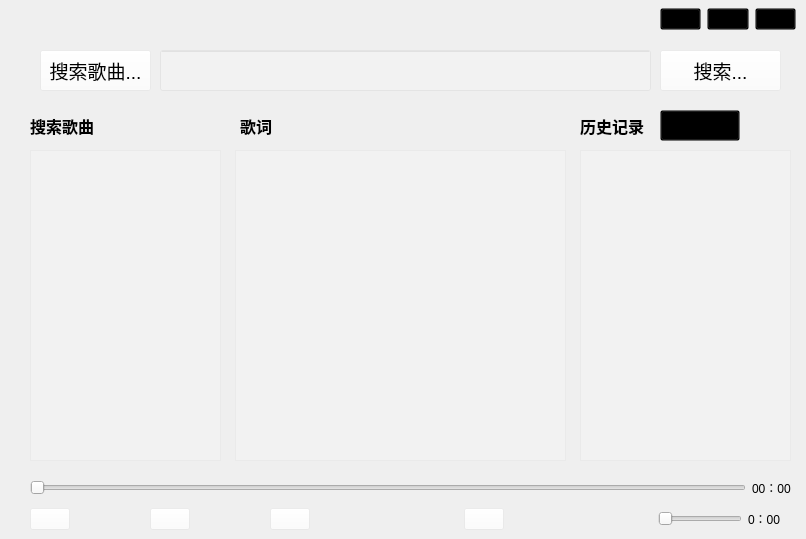
<?xml version="1.0" encoding="UTF-8"?>
<ui version="4.0">
 <class>MianWidget</class>
 <widget class="QWidget" name="MianWidget">
  <property name="geometry">
   <rect>
    <x>0</x>
    <y>0</y>
    <width>806</width>
    <height>539</height>
   </rect>
  </property>
  <property name="windowTitle">
   <string>MianWidget</string>
  </property>
  <property name="styleSheet">
   <string notr="true"/>
  </property>
  <widget class="QWidget" name="layoutWidget">
   <property name="geometry">
    <rect>
     <x>660</x>
     <y>0</y>
     <width>136</width>
     <height>38</height>
    </rect>
   </property>
   <property name="cursor">
    <cursorShape>PointingHandCursor</cursorShape>
   </property>
   <property name="styleSheet">
    <string notr="true">color: black;
background-color:transparent;</string>
   </property>
   <layout class="QHBoxLayout" name="horizontalLayout">
    <item>
     <widget class="QPushButton" name="pushButton_About">
      <property name="cursor">
       <cursorShape>PointingHandCursor</cursorShape>
      </property>
      <property name="styleSheet">
       <string notr="true">color: black;
background-color:transparent;</string>
      </property>
      <property name="text">
       <string/>
      </property>
      <property name="icon">
       <iconset theme="QIcon::ThemeIcon::FormatJustifyLeft"/>
      </property>
      <property name="iconSize">
       <size>
        <width>32</width>
        <height>32</height>
       </size>
      </property>
     </widget>
    </item>
    <item>
     <widget class="QPushButton" name="pushButton_Skin">
      <property name="cursor">
       <cursorShape>PointingHandCursor</cursorShape>
      </property>
      <property name="styleSheet">
       <string notr="true">color: black;
background-color:transparent;</string>
      </property>
      <property name="text">
       <string/>
      </property>
      <property name="icon">
       <iconset theme="QIcon::ThemeIcon::AddressBookNew"/>
      </property>
      <property name="iconSize">
       <size>
        <width>32</width>
        <height>32</height>
       </size>
      </property>
     </widget>
    </item>
    <item>
     <widget class="QPushButton" name="pushButton_Close">
      <property name="cursor">
       <cursorShape>PointingHandCursor</cursorShape>
      </property>
      <property name="styleSheet">
       <string notr="true">color: black;
background-color:transparent;</string>
      </property>
      <property name="text">
       <string/>
      </property>
      <property name="icon">
       <iconset theme="QIcon::ThemeIcon::ApplicationExit"/>
      </property>
      <property name="iconSize">
       <size>
        <width>32</width>
        <height>32</height>
       </size>
      </property>
     </widget>
    </item>
   </layout>
  </widget>
  <widget class="QPushButton" name="pushButton_Name">
   <property name="geometry">
    <rect>
     <x>40</x>
     <y>50</y>
     <width>111</width>
     <height>41</height>
    </rect>
   </property>
   <property name="font">
    <font>
     <pointsize>14</pointsize>
    </font>
   </property>
   <property name="styleSheet">
    <string notr="true">color: black;
background-color: rgba(255, 255, 255, 50);  /* 设置背景为白色半透明 */
</string>
   </property>
   <property name="text">
    <string>搜索歌曲...</string>
   </property>
  </widget>
  <widget class="QLineEdit" name="lineEdit_Search">
   <property name="geometry">
    <rect>
     <x>160</x>
     <y>50</y>
     <width>491</width>
     <height>41</height>
    </rect>
   </property>
   <property name="styleSheet">
    <string notr="true">color: black;
background-color: rgba(255, 255, 255, 50);  /* 设置背景为白色半透明 */
</string>
   </property>
  </widget>
  <widget class="QPushButton" name="pushButton_Search">
   <property name="geometry">
    <rect>
     <x>660</x>
     <y>50</y>
     <width>121</width>
     <height>41</height>
    </rect>
   </property>
   <property name="font">
    <font>
     <pointsize>14</pointsize>
    </font>
   </property>
   <property name="styleSheet">
    <string notr="true">color: black;
background-color: rgba(255, 255, 255, 50);  /* 设置背景为白色半透明 */
</string>
   </property>
   <property name="text">
    <string>搜索...</string>
   </property>
  </widget>
  <widget class="QListWidget" name="listWidget_Search">
   <property name="geometry">
    <rect>
     <x>30</x>
     <y>150</y>
     <width>191</width>
     <height>311</height>
    </rect>
   </property>
   <property name="styleSheet">
    <string notr="true">color: black;
background-color: rgba(255, 255, 255, 50);  /* 设置背景为白色半透明 */
</string>
   </property>
  </widget>
  <widget class="QLabel" name="label">
   <property name="geometry">
    <rect>
     <x>30</x>
     <y>110</y>
     <width>111</width>
     <height>31</height>
    </rect>
   </property>
   <property name="font">
    <font>
     <pointsize>12</pointsize>
     <bold>true</bold>
    </font>
   </property>
   <property name="styleSheet">
    <string notr="true">color: black;
background-color: transparent;</string>
   </property>
   <property name="text">
    <string>搜索歌曲</string>
   </property>
  </widget>
  <widget class="QTextBrowser" name="textBrowser_Lyric">
   <property name="geometry">
    <rect>
     <x>235</x>
     <y>150</y>
     <width>331</width>
     <height>311</height>
    </rect>
   </property>
   <property name="styleSheet">
    <string notr="true">color: black;
background-color: rgba(255, 255, 255, 50);  /* 设置背景为白色半透明 */
</string>
   </property>
   <property name="html">
    <string>&lt;!DOCTYPE HTML PUBLIC &quot;-//W3C//DTD HTML 4.0//EN&quot; &quot;http://www.w3.org/TR/REC-html40/strict.dtd&quot;&gt;
&lt;html&gt;&lt;head&gt;&lt;meta name=&quot;qrichtext&quot; content=&quot;1&quot; /&gt;&lt;meta charset=&quot;utf-8&quot; /&gt;&lt;style type=&quot;text/css&quot;&gt;
p, li { white-space: pre-wrap; }
hr { height: 1px; border-width: 0; }
li.unchecked::marker { content: &quot;\2610&quot;; }
li.checked::marker { content: &quot;\2612&quot;; }
&lt;/style&gt;&lt;/head&gt;&lt;body style=&quot; font-family:'Microsoft YaHei UI'; font-size:9pt; font-weight:400; font-style:normal;&quot;&gt;
&lt;p style=&quot;-qt-paragraph-type:empty; margin-top:0px; margin-bottom:0px; margin-left:0px; margin-right:0px; -qt-block-indent:0; text-indent:0px;&quot;&gt;&lt;br /&gt;&lt;/p&gt;&lt;/body&gt;&lt;/html&gt;</string>
   </property>
  </widget>
  <widget class="QListWidget" name="listWidget_History">
   <property name="geometry">
    <rect>
     <x>580</x>
     <y>150</y>
     <width>211</width>
     <height>311</height>
    </rect>
   </property>
   <property name="styleSheet">
    <string notr="true">color: black;
background-color: rgba(255, 255, 255, 50);  /* 设置背景为白色半透明 */
</string>
   </property>
  </widget>
  <widget class="QLabel" name="label_2">
   <property name="geometry">
    <rect>
     <x>240</x>
     <y>110</y>
     <width>101</width>
     <height>31</height>
    </rect>
   </property>
   <property name="font">
    <font>
     <pointsize>12</pointsize>
     <bold>true</bold>
    </font>
   </property>
   <property name="styleSheet">
    <string notr="true">color: black;
background-color: transparent;</string>
   </property>
   <property name="text">
    <string>歌词</string>
   </property>
  </widget>
  <widget class="QLabel" name="label_3">
   <property name="geometry">
    <rect>
     <x>580</x>
     <y>110</y>
     <width>101</width>
     <height>31</height>
    </rect>
   </property>
   <property name="font">
    <font>
     <pointsize>12</pointsize>
     <bold>true</bold>
    </font>
   </property>
   <property name="styleSheet">
    <string notr="true">color: black;
background-color: transparent;</string>
   </property>
   <property name="text">
    <string>历史记录</string>
   </property>
  </widget>
  <widget class="QWidget" name="layoutWidget">
   <property name="geometry">
    <rect>
     <x>30</x>
     <y>500</y>
     <width>751</width>
     <height>38</height>
    </rect>
   </property>
   <layout class="QHBoxLayout" name="horizontalLayout_2">
    <item>
     <widget class="QPushButton" name="pushButton_Front">
      <property name="cursor">
       <cursorShape>PointingHandCursor</cursorShape>
      </property>
      <property name="toolTip">
       <string>上一曲</string>
      </property>
      <property name="styleSheet">
       <string notr="true">color: black;
background-color: rgba(255, 255, 255, 50);  /* 设置背景为白色半透明 */
</string>
      </property>
      <property name="text">
       <string/>
      </property>
      <property name="icon">
       <iconset theme="QIcon::ThemeIcon::MediaSeekBackward"/>
      </property>
      <property name="iconSize">
       <size>
        <width>32</width>
        <height>32</height>
       </size>
      </property>
     </widget>
    </item>
    <item>
     <spacer name="horizontalSpacer_6">
      <property name="orientation">
       <enum>Qt::Orientation::Horizontal</enum>
      </property>
      <property name="sizeHint" stdset="0">
       <size>
        <width>40</width>
        <height>20</height>
       </size>
      </property>
     </spacer>
    </item>
    <item>
     <widget class="QPushButton" name="pushButton_Playerpause">
      <property name="cursor">
       <cursorShape>PointingHandCursor</cursorShape>
      </property>
      <property name="toolTip">
       <string>&lt;html&gt;&lt;head/&gt;&lt;body&gt;&lt;p&gt;播放|暂停&lt;/p&gt;&lt;/body&gt;&lt;/html&gt;</string>
      </property>
      <property name="styleSheet">
       <string notr="true">color: black;
background-color: rgba(255, 255, 255, 50);  /* 设置背景为白色半透明 */
</string>
      </property>
      <property name="text">
       <string/>
      </property>
      <property name="icon">
       <iconset theme="QIcon::ThemeIcon::MediaPlaybackStart"/>
      </property>
      <property name="iconSize">
       <size>
        <width>32</width>
        <height>32</height>
       </size>
      </property>
     </widget>
    </item>
    <item>
     <spacer name="horizontalSpacer_5">
      <property name="orientation">
       <enum>Qt::Orientation::Horizontal</enum>
      </property>
      <property name="sizeHint" stdset="0">
       <size>
        <width>40</width>
        <height>20</height>
       </size>
      </property>
     </spacer>
    </item>
    <item>
     <widget class="QPushButton" name="pushButton_Next">
      <property name="cursor">
       <cursorShape>PointingHandCursor</cursorShape>
      </property>
      <property name="toolTip">
       <string>&lt;html&gt;&lt;head/&gt;&lt;body&gt;&lt;p&gt;下一曲&lt;/p&gt;&lt;p&gt;&lt;br/&gt;&lt;/p&gt;&lt;/body&gt;&lt;/html&gt;</string>
      </property>
      <property name="styleSheet">
       <string notr="true">color: black;
background-color: rgba(255, 255, 255, 50);  /* 设置背景为白色半透明 */
</string>
      </property>
      <property name="text">
       <string/>
      </property>
      <property name="icon">
       <iconset theme="QIcon::ThemeIcon::MediaSeekForward"/>
      </property>
      <property name="iconSize">
       <size>
        <width>32</width>
        <height>32</height>
       </size>
      </property>
     </widget>
    </item>
    <item>
     <spacer name="horizontalSpacer_4">
      <property name="orientation">
       <enum>Qt::Orientation::Horizontal</enum>
      </property>
      <property name="sizeHint" stdset="0">
       <size>
        <width>40</width>
        <height>20</height>
       </size>
      </property>
     </spacer>
    </item>
    <item>
     <spacer name="horizontalSpacer_3">
      <property name="orientation">
       <enum>Qt::Orientation::Horizontal</enum>
      </property>
      <property name="sizeHint" stdset="0">
       <size>
        <width>40</width>
        <height>20</height>
       </size>
      </property>
     </spacer>
    </item>
    <item>
     <widget class="QPushButton" name="pushButton_Loopplay">
      <property name="cursor">
       <cursorShape>PointingHandCursor</cursorShape>
      </property>
      <property name="toolTip">
       <string>循环播放</string>
      </property>
      <property name="styleSheet">
       <string notr="true">color: black;
background-color: rgba(255, 255, 255, 50);  /* 设置背景为白色半透明 */
</string>
      </property>
      <property name="text">
       <string/>
      </property>
      <property name="icon">
       <iconset theme="QIcon::ThemeIcon::MediaPlaylistRepeat"/>
      </property>
      <property name="iconSize">
       <size>
        <width>32</width>
        <height>32</height>
       </size>
      </property>
     </widget>
    </item>
    <item>
     <spacer name="horizontalSpacer_2">
      <property name="orientation">
       <enum>Qt::Orientation::Horizontal</enum>
      </property>
      <property name="sizeHint" stdset="0">
       <size>
        <width>40</width>
        <height>20</height>
       </size>
      </property>
     </spacer>
    </item>
    <item>
     <spacer name="horizontalSpacer">
      <property name="orientation">
       <enum>Qt::Orientation::Horizontal</enum>
      </property>
      <property name="sizeHint" stdset="0">
       <size>
        <width>40</width>
        <height>20</height>
       </size>
      </property>
     </spacer>
    </item>
    <item>
     <widget class="QSlider" name="VopSlider">
      <property name="cursor">
       <cursorShape>PointingHandCursor</cursorShape>
      </property>
      <property name="orientation">
       <enum>Qt::Orientation::Horizontal</enum>
      </property>
     </widget>
    </item>
    <item>
     <widget class="QLabel" name="label_Vop">
      <property name="text">
       <string>0：00</string>
      </property>
     </widget>
    </item>
   </layout>
   <zorder>pushButton_Front</zorder>
   <zorder>pushButton_Playerpause</zorder>
   <zorder>pushButton_Next</zorder>
   <zorder>pushButton_Loopplay</zorder>
   <zorder>label_Vop</zorder>
   <zorder>horizontalSpacer</zorder>
   <zorder>horizontalSpacer_2</zorder>
   <zorder>horizontalSpacer_3</zorder>
   <zorder>horizontalSpacer_4</zorder>
   <zorder>horizontalSpacer_5</zorder>
   <zorder>horizontalSpacer_6</zorder>
   <zorder>VopSlider</zorder>
  </widget>
  <widget class="QWidget" name="layoutWidget">
   <property name="geometry">
    <rect>
     <x>30</x>
     <y>480</y>
     <width>761</width>
     <height>16</height>
    </rect>
   </property>
   <layout class="QHBoxLayout" name="horizontalLayout_3">
    <item>
     <widget class="QSlider" name="progressSlider">
      <property name="cursor">
       <cursorShape>PointingHandCursor</cursorShape>
      </property>
      <property name="maximum">
       <number>100</number>
      </property>
      <property name="orientation">
       <enum>Qt::Orientation::Horizontal</enum>
      </property>
     </widget>
    </item>
    <item>
     <widget class="QLabel" name="label_Time">
      <property name="text">
       <string>00：00</string>
      </property>
     </widget>
    </item>
   </layout>
  </widget>
  <widget class="QPushButton" name="clearHistory">
   <property name="geometry">
    <rect>
     <x>660</x>
     <y>110</y>
     <width>80</width>
     <height>31</height>
    </rect>
   </property>
   <property name="font">
    <font>
     <bold>true</bold>
    </font>
   </property>
   <property name="styleSheet">
    <string notr="true">color: black;
background-color: transparent;</string>
   </property>
   <property name="text">
    <string>clear</string>
   </property>
  </widget>
  <zorder>layoutWidget</zorder>
  <zorder>layoutWidget</zorder>
  <zorder>layoutWidget</zorder>
  <zorder>pushButton_Name</zorder>
  <zorder>lineEdit_Search</zorder>
  <zorder>pushButton_Search</zorder>
  <zorder>label</zorder>
  <zorder>textBrowser_Lyric</zorder>
  <zorder>listWidget_Search</zorder>
  <zorder>listWidget_History</zorder>
  <zorder>label_2</zorder>
  <zorder>label_3</zorder>
  <zorder>clearHistory</zorder>
 </widget>
 <resources/>
 <connections/>
</ui>
